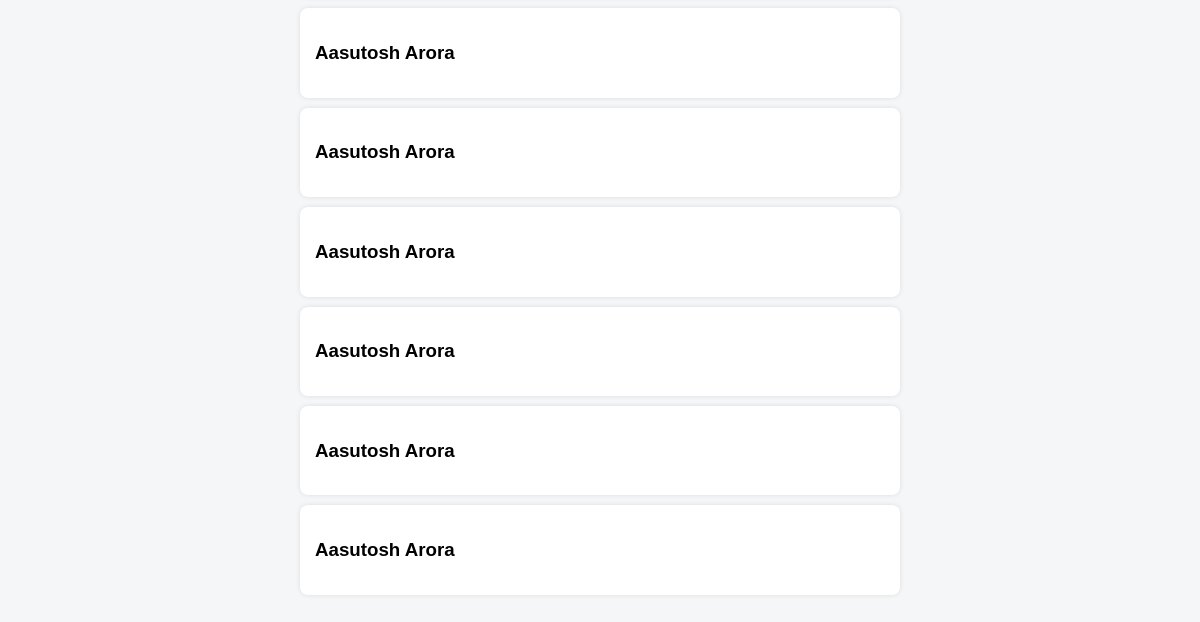
Before: /dashboard/ (lower part) with the older database file.
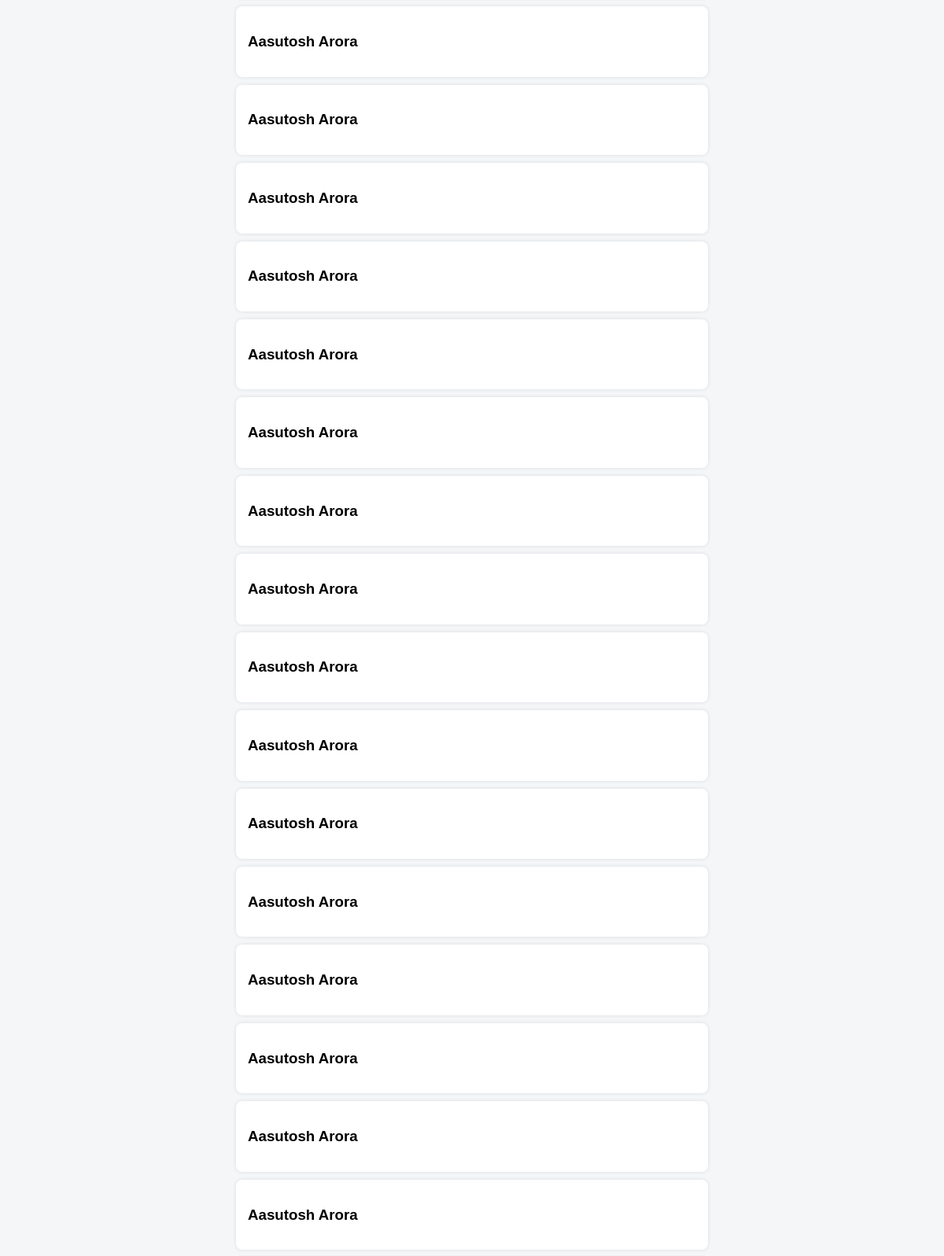
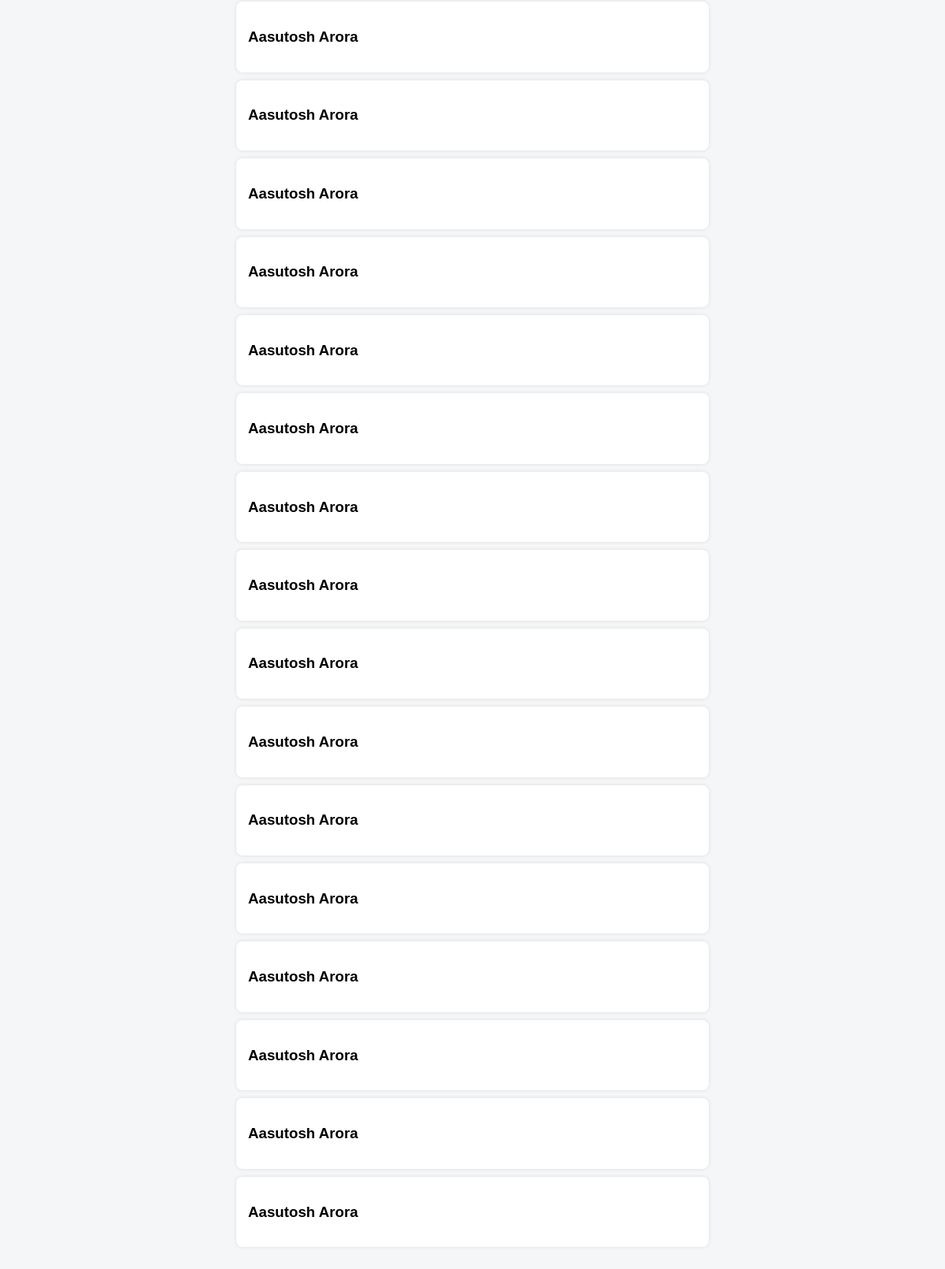
After: the same page with the newer database file (2 pictures, top to bottom).
### builder/models.py (models this page shows, shortened)
class Resume(models.Model):
    name = models.CharField(max_length=100)
    skills = models.TextField()
    education = models.TextField(null=True, blank=True)
    projects = models.TextField()
    experience = models.TextField()
    photo = models.ImageField(upload_to='photos/', null=True, blank=True)
    template = models.CharField(max_length=50)

### builder/views.py (the view)
# urls.py: path('dashboard/', views.dashboard, name='dashboard'),
def dashboard(request):
    resumes = Resume.objects.all()
    return render(request, 'dashboard.html', {
        'resumes': resumes
    })

### builder/templates/dashboard.html (shortened to what this page needs)
<!DOCTYPE html>
<html>
<head>
</head>
<body>
<div class="container">
    {% for resume in resumes %}
        <div class="card">
            <a href="/resume/{{ resume.id }}/">
                <h3>{{ resume.name }}</h3>
            </a>
        </div>
    {% empty %}
        <p>No resumes yet</p>
    {% endfor %}
</div>
</body>
</html>

### builder/templates/dashboard.html (style rules this page uses)
body { font-family: Arial; background: #f4f6f8; }
.container { width: 600px; margin: 50px auto; }
.card { background: white; padding: 15px; margin: 10px 0; border-radius: 8px; box-shadow: 0 0 5px rgba(0,0,0,0.1); }

Changed rows visible on the page:
added Resume: name "Aasutosh Arora"
added Resume: name "Aasutosh Arora"
added Resume: name "Aasutosh Arora"
added Resume: name "Aasutosh Arora"
added Resume: name "Aasutosh Arora"
added Resume: name "Aasutosh Arora"
added Resume: name "Aasutosh Arora"
added Resume: name "Aasutosh Arora"
added Resume: name "Aasutosh Arora"
added Resume: name "Aasutosh Arora"
added Resume: name "Aasutosh Arora"
added Resume: name "Aasutosh Arora"
added Resume: name "Aasutosh Arora"
added Resume: name "Aasutosh Arora"
added Resume: name "Aasutosh Arora"
added Resume: name "Aasutosh Arora"
added Resume: name "Aasutosh Arora"
added Resume: name "Aasutosh Arora"
added Resume: name "Aasutosh Arora"
added Resume: name "Aasutosh Arora"
added Resume: name "Aasutosh Arora"
added Resume: name "Aasutosh Arora"
added Resume: name "Aasutosh Arora"
added Resume: name "Aasutosh Arora"
added Resume: name "Aasutosh Arora"
added Resume: name "Aasutosh Arora"
